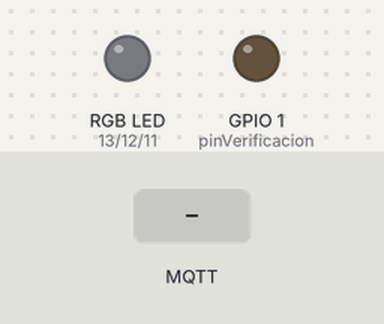
Bench run of a sketch on a simulated ESP32-S3. Parts: an RGB LED mixed from three pins (HIGH = lit), output pins drawn as LEDs (lit = HIGH). Dashed ring = blinking. Inputs (shaded band) come from the test bench. WiFi joins after 1.5 s; servers stay silent unless stated; random numbers use the default seed unless the sketch sets one; no MQTT or app messages arrive unless stated; what the sketch prints to the serial monitor is not drawn.

Above: at 0.1 s.
At 2.7 s:
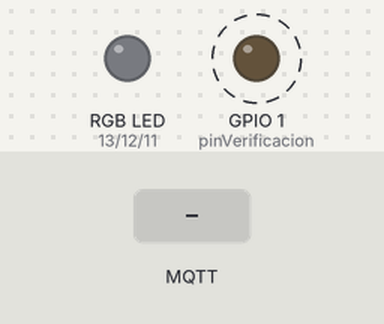
2.8 s: MQTT message "1" arrives on the first subscribed topic
5.0 s: MQTT message "on" arrives on the first subscribed topic
7.0 s: MQTT message "off" arrives on the first subscribed topic
Timing chart, 0 to 15.0 s (numbered marks = the images above; inputs shaded):
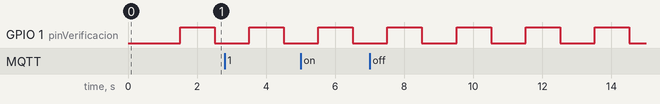

Measured:
- by itself, GPIO 1 (pinVerificacion): alternates HIGH for 1.0 s and LOW for 1.0 s

The sketch:

led_rgb_mqtt_esp32.ino
```cpp
#include <WiFi.h>
#include <PubSubClient.h>
#include <ArduinoJson.h>

// --- 1. Definición de pines (Basado en tu hardware) ---
const int pinAzul = 11;
const int pinVerde = 12;
const int pinRojo = 13;

int pinVerificacion = 1;
unsigned long periodoParpadeoMs = 1000;
unsigned long tiempoAnteriorParpadeo = 0;
bool estadoParpadeo = false;

// --- 2. Credenciales de Red y Servidor ---
const char* ssid = "Londonos_2.4";
const char* password = "Juansimon2";

const char* mqtt_server = "45.56.74.248";
const int mqtt_port = 1883;
const char* mqtt_usuario = "fisica";
const char* mqtt_clave = "iotfisica";
const char* topico_suscripcion = "s1";

WiFiClient espClient;
PubSubClient mqttCliente(espClient);

// --- 3. Función de Color ---
void establecerColor(int rojo, int verde, int azul) {
  // Ajusta según cómo configuraste el PWM (ledcWrite o analogWrite)
  // Aquí uso analogWrite que es el estándar actual del ESP32
  analogWrite(pinRojo, rojo);
  analogWrite(pinVerde, verde);
  analogWrite(pinAzul, azul);
}

// --- 4. Conexión WiFi ---
void setup_wifi() {
  delay(10);
  Serial.println();
  Serial.print("Conectando a ");
  Serial.println(ssid);

  WiFi.begin(ssid, password);

  while (WiFi.status() != WL_CONNECTED) {
    delay(500);
    Serial.print(".");
  }

  Serial.println("\nWiFi conectado. IP: ");
  Serial.println(WiFi.localIP());
}

// --- 5. Recepción de Mensajes MQTT (El Cerebro) ---
void callback(char* topic, byte* payload, unsigned int length) {
  Serial.print("Mensaje recibido en [");
  Serial.print(topic);
  Serial.print("]: ");

  String mensaje = "";
  for (int i = 0; i < length; i++) {
    mensaje += (char)payload[i];
  }
  Serial.println(mensaje);

  // Deserializamos el JSON que nos envía la App 43
  StaticJsonDocument<200> doc;
  DeserializationError error = deserializeJson(doc, mensaje);

  if (error) {
    Serial.print("Error leyendo JSON: ");
    Serial.println(error.c_str());
    return;
  }

  // Extraemos los valores. (Asegúrate de que estas claves coincidan con tu código Java)
  int r = doc["r"];
  int g = doc["g"];
  int b = doc["b"];

  // Cambiamos el color sin interrupciones
  establecerColor(r, g, b);
}

// --- 6. Conexión MQTT (¡Aquí está la magia del Error 5!) ---
void reconnect() {
  while (!mqttCliente.connected()) {
    Serial.print("Intentando conexión MQTT...");
    String clientId = "ESP32Client-";
    clientId += String(random(0, 0xffff), HEX);

    // Conectamos PASANDO EL USUARIO Y CONTRASEÑA
    if (mqttCliente.connect(clientId.c_str(), mqtt_usuario, mqtt_clave)) {
      Serial.println("¡Conectado exitosamente!");

      // Nos suscribimos al tópico
      mqttCliente.subscribe(topico_suscripcion);
    } else {
      Serial.print("Falló, rc=");
      Serial.print(mqttCliente.state());
      Serial.println(" Intentando de nuevo en 5 segundos...");
      delay(5000);
    }
  }
}

// --- 7. Inicialización ---
void setup() {
  Serial.begin(115200);

    // LED de verificación
  pinMode(pinVerificacion, OUTPUT);
  digitalWrite(pinVerificacion, LOW);

  // Configuración de pines (o usa ledcSetup/ledcAttachPin si usas el core viejo)
  pinMode(pinRojo, OUTPUT);
  pinMode(pinVerde, OUTPUT);
  pinMode(pinAzul, OUTPUT);

  // Iniciar con el LED apagado
  establecerColor(0, 0, 0);

  setup_wifi();
  mqttCliente.setServer(mqtt_server, mqtt_port);
  mqttCliente.setCallback(callback);
}

// --- 8. Bucle Principal ---
void loop() {

  // Blink no bloqueante: alterna el pin de verificación sin usar delay(),
  // así mqttCliente.loop() se sigue llamando en cada vuelta del loop().
  unsigned long ahora = millis();
  if (ahora - tiempoAnteriorParpadeo >= periodoParpadeoMs) {
    tiempoAnteriorParpadeo = ahora;
    estadoParpadeo = !estadoParpadeo;
    digitalWrite(pinVerificacion, estadoParpadeo ? HIGH : LOW);
  }

  if (!mqttCliente.connected()) {
    reconnect();
  }

  // Mantiene vivo el protocolo MQTT
  mqttCliente.loop();

  /*
   * ¡IMPORTANTE!
   * Nota que aquí ya no hay ningún establecerColor(0, 255, 255)
   * ni lógica extra. Solo el callback() tiene permiso de cambiar la luz.
   * Esto erradica el problema del titileo Cian.
   */
}
```
